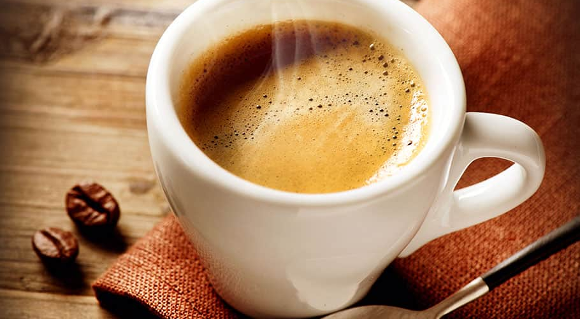
#> input picture cofee.png, 580 x 319 px
$ python opencv.py
#> lines starting #> are read from the running program, lines starting #| are printed output that depends on the picture; after the words box and inside, x2 and y2 are one past the last pixel; in counts of white or black regions, pixels touching at a corner belong together; long printed decimals are rounded
from __future__ import annotations
from abc import ABC, abstractmethod

import cv2
import numpy as np
from enum import Enum
import matplotlib.pyplot as plt
from scipy.stats import skew, kurtosis


class MyFig():

    def __init__(self, r: int, c: int):
        """
        :param r: count of rows on figure
        :param c: count of colums on figure
        """

        self.fig, self.ax = plt.subplots(r, c, gridspec_kw={'height_ratios': [1 for i in range(r)],
                                                            'width_ratios': [1 for i in range(c)]})

    def get_ax(self, i: int, j: int):
        return self.ax[i, j]

    def show(self):
        plt.show()


def open_img(path: str = "") -> np.ndarray:
    path_to_file = path or input("Enter path to image: \t")
    img = cv2.imread(path_to_file, cv2.IMREAD_COLOR)
    if img is None:
        print("Can't open image:(")
        return None

    return img


# [28 lines left out: functions plot, unite_plot_vp_and_hp, not called in this run]


def unite_plot_new(fig: MyFig, img: np.darray, hp: np.ndarray, vp: np.ndarray) -> MyFig:
    ax = fig.get_ax(0, 0)
    ax.imshow(img)

    ax = fig.get_ax(0, 1)
    ax.plot(hp, range(hp.size))
    ax.invert_xaxis()
    ax.invert_yaxis()
    ax.legend("H")
    ax.grid()

    ax = fig.get_ax(1, 0)
    ax.plot(range(vp.size), vp)
    ax.legend("Vertical projection")
    ax.set_xlim((0, vp.size))
    ax.grid()

    ax = fig.get_ax(1, 1)
    ax.axis("off")

    return fig


def add_minimums_to_ax(fig: MyFig, array: np.ndarray, i: int, j: int, is_inverted: bool = False) -> MyFig:
    """
    :param fig: figure on which data is shown
    :param array: array of data to show
    :param i: row num of subplot
    :param j: column num of subplot
    :param is_inverted: True - if inverted, otherwise False
    :return: MyFig
    """

    ax = fig.get_ax(i, j)
    nums = local_minimum_numlist(array)
    list_of_values = [array[i] for i in nums]

    if is_inverted:
        ax.plot(list_of_values, nums, linestyle='', marker='.')
    else:
        ax.plot(nums, list_of_values, linestyle='', marker='.')

    return fig


def color_to_bw(img: np.ndarray, color_component: int = 0) -> np.ndarray:
    """
    color_component:
        0 - red
        1 - green
        2 - blue
    """

    img_gray = img.copy()
    match (color_component):
        case 0:
            for i in range(img_gray.shape[0]):
                for j in range(img_gray.shape[1]):
                    (_, _, r) = img_gray[i, j]
                    gray = 0 if r <= 256 / 2 else 255
                    img_gray[i, j] = gray
        case 1:
            for i in range(img_gray.shape[0]):
                for j in range(img_gray.shape[1]):
                    (_, g, _) = img_gray[i, j]
                    gray = 0 if g <= 256 / 2 else 255
                    img_gray[i, j] = gray
        case 2:
            for i in range(img_gray.shape[0]):
                for j in range(img_gray.shape[1]):
                    (b, _, _) = img_gray[i, j]
                    gray = 0 if b <= 256 / 2 else 255
                    img_gray[i, j] = gray

    return img_gray


def color_to_gray(img: np.ndarray) -> np.ndarray:
    img_gray = img.copy()

    for i in range(img_gray.shape[0]):
        for j in range(img_gray.shape[1]):
            (r, g, b) = img_gray[i, j, ::-1]
            gray = int((max(r, g, b) + min(r, g, b)) / 2)
            img_gray[i, j] = gray % 255

    return img_gray


def compute_statistics(projection: np.ndarray) -> dict:
    stats = {
        "Mean": np.mean(projection),
        "Median": np.median(projection),
        "Variance": np.var(projection),
        "Std Dev": np.std(projection),
        "Min": np.min(projection),
        "Max": np.max(projection),
        "Skewness": skew(projection),
        "Kurtosis": kurtosis(projection)
    }
    return stats


def vertical_proection(img: np.ndarray) -> np.ndarray:
    if img.size == img.shape[0] * img.shape[1]:
        v_pr = np.zeros(img.shape[1])
        for i in range(img.shape[1]):
            for j in range(img.shape[0]):
                v_pr[i] += img[j, i]

        v_pr = v_pr.astype(int)
    else:
        arr1 = vertical_proection(img[:, :, 0])
        arr2 = vertical_proection(img[:, :, 1])
        arr3 = vertical_proection(img[:, :, 2])
        v_pr = np.zeros((arr1.size, 3))
        for i in range(arr1.size):
            v_pr[i, 0] = arr1[i]
            v_pr[i, 1] = arr2[i]
            v_pr[i, 2] = arr3[i]

    return v_pr


# produce matrix with rows HEIGHT (img.shape[1]) and cols (img.shape[2])
# if its 3 colored, then colors will be in (b, g, r)
def horizontal_proection(img: np.ndarray) -> np.ndarray:
    if img.size == img.shape[0] * img.shape[1]:
        h_pr = np.zeros(img.shape[0])
        for i in range(img.shape[0]):
            for j in range(img.shape[1]):
                h_pr[i] += img[i, j]

        h_pr = h_pr.astype(int)
    else:
        arr1 = horizontal_proection(img[:, :, 0])
        arr2 = horizontal_proection(img[:, :, 1])
        arr3 = horizontal_proection(img[:, :, 2])
        h_pr = np.zeros((arr1.size, 3))
        for i in range(arr1.size):
            h_pr[i, 0] = arr1[i]
            h_pr[i, 1] = arr2[i]
            h_pr[i, 2] = arr3[i]

    return h_pr


# Send ONLY one dimensional array
# Produce list of nums of minimum, that is less than average value
# [17 lines left out: function local_minimum_list, not called in this run]


def local_minimum_numlist(array: np.ndarray) -> list:
    """
    :param array: one dimensional array of any projection
    :return: list with element nums of minimums
    """
    res = list()
    for i in range(1, array.shape[0] - 1):
        if array[i] < array[i - 1] and array[i] < array[i + 1]:
            res.append(i)

    return res


class MODE(Enum):
    TEST = 0
    RUN = 1


def client(mode: MODE, img_name: str) -> None:
#> called with img_name = 'cofee.png'
    if mode == MODE.TEST:
        img = open_img(img_name)
#> in open_img, img is the input picture: shape (319, 580, 3); mean B, G, R 91.7, 124.8, 167.2
    else:
        img = open_img()

    if img is None:
        return

    if IS_SHOW_ORIGINAL_IMG:
        cv2.imshow("Your image", img)
        cv2.waitKey(0)

    bw_img = color_to_bw(img, 2)
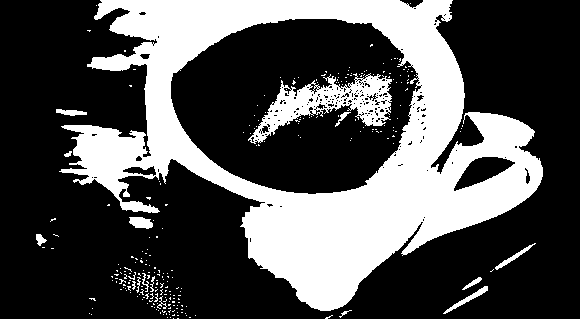
#> bw_img: shape (319, 580, 3); 31.7% white; 262 white regions (246 under 20 px), largest, box (x1, y1, x2, y2) and area: (59, 0, 543, 311) 53095, (248, 73, 392, 144) 3741, (443, 286, 488, 314) 220
    gray_img = color_to_gray(img)
#> after the loop in color_to_gray, `for i in range(img_gray.shape[0]):`:
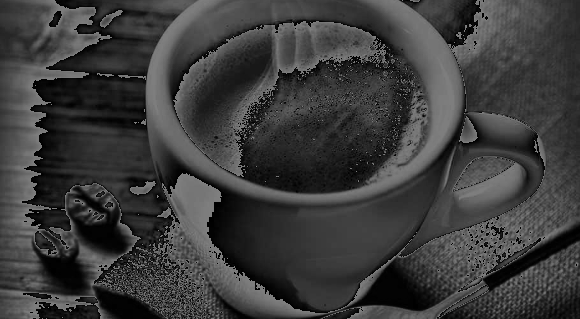
#> img_gray: shape (319, 580, 3); min 0, max 127, mean 60

    cv2.imwrite("bw_img.png", bw_img)
    cv2.imwrite("gray_img.png", gray_img)

    if IS_SHOW_PRODUCED_IMG:
        cv2.imshow("BW_image (blue_component)", bw_img)
        cv2.imshow("gray_image", gray_img)
        cv2.waitKey(0)

    # Расчитать ряды данных вертикальных и горизонатльных проекций

    hp_res_for_gray = horizontal_proection(gray_img)
#> in horizontal_proection, `arr1 = horizontal_proection(img[:, :, 0])`: arr1 = 319 values, max 43091 at index 194, min 23980 at index 318, mean 34772.4
#> in horizontal_proection, `arr2 = horizontal_proection(img[:, :, 1])`: arr2 has the same summary as arr1
#> in horizontal_proection, `arr3 = horizontal_proection(img[:, :, 2])`: arr3 has the same summary as arr1
#> after the loop in horizontal_proection, `for i in range(arr1.size):`: h_pr = 319 rows, first 8: [40569, 40569, 40569], [40401, 40401, 40401], [40106, 40106, 40106], [40289, 40289, 40289], [40328, 40328, 40328], [39806, 39806, 39806], [39926, 39926, 39926], [42050, 42050, 42050]
#> hp_res_for_gray has the same summary as h_pr in horizontal_proection

    vp_res_for_gray = vertical_proection(gray_img)
#> in vertical_proection, `arr1 = vertical_proection(img[:, :, 0])`: arr1 = 580 values, max 29083 at index 29, min 11344 at index 117, mean 19124.8
#> in vertical_proection, `arr2 = vertical_proection(img[:, :, 1])`: arr2 has the same summary as arr1
#> in vertical_proection, `arr3 = vertical_proection(img[:, :, 2])`: arr3 has the same summary as arr1
#> after the loop in vertical_proection, `for i in range(arr1.size):`: v_pr = 580 rows, first 8: [18296, 18296, 18296], [18706, 18706, 18706], [19271, 19271, 19271], [19845, 19845, 19845], [20159, 20159, 20159], [20659, 20659, 20659], [20919, 20919, 20919], [21393, 21393, 21393]
#> vp_res_for_gray has the same summary as v_pr in vertical_proection

    if IS_SHOW_DISTINCT_GRAPHICS_FOR_PROJECTIONS:
        plt.plot(hp_res_for_gray[:, 0], linestyle='--', marker='.')
        plt.title("HP")
        nums = local_minimum_numlist(hp_res_for_gray[:, 0])
        vals = [hp_res_for_gray[i, 0] for i in nums]
        plt.plot(nums, vals, linestyle='', marker='.')
        plt.show()

        plt.plot(vp_res_for_gray[:, 0], linestyle='--', marker='.')
        nums = local_minimum_numlist(vp_res_for_gray[:, 0])
        vals = [vp_res_for_gray[i, 0] for i in nums]
        plt.plot(nums, vals, linestyle='', marker='.')
        plt.title("VP")
        plt.show()

    # Знаходження локальних мінімумов горизонтальної та вертикальної проекцій

    # use local_minimum_numlist

    # Отрисовка графиков проеций и изображения
    fig = MyFig(2, 2)

    unite_plot_new(fig, gray_img, hp_res_for_gray[:, 0], vp_res_for_gray[:, 0])
    add_minimums_to_ax(fig, hp_res_for_gray[:, 0], 0, 1, True)
#> after the loop in local_minimum_numlist, `for i in range(1, array.shape[0] - 1):`: res = 76 values from 2 to 312
#> in add_minimums_to_ax, `list_of_values = [array[i] for i in nums]`: list_of_values = 76 values, max 42022 at index 2, min 29202 at index 62, mean 34025.9
    add_minimums_to_ax(fig, vp_res_for_gray[:, 0], 1, 0)

    fig.show()
#> in show, `plt.show()`:
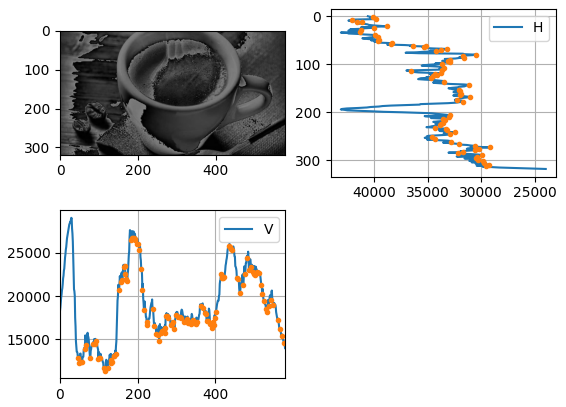
#> figure drawn by matplotlib, 3 panels; panel 3: curve peaks at x = 29, y = 29083; panel 3: curve peaks at x = 188, y = 26797

    # Обчислення характериситик

    statistic_for_hp = compute_statistics(hp_res_for_gray[:, 0])
#> in compute_statistics, `stats = { "Mean": np.mean(projection), "Median": np.median(projection)..`: stats = {'Mean': 34772.4, 'Median': 33852, 'Variance': 13929114.2, 'Std Dev': 3732.2, 'Min': 23980, 'Max': 43091, 'Skewness': 0.566, 'Kurtosis': -0.393}
#> statistic_for_hp has the same summary as stats in compute_statistics
    statistic_for_vp = compute_statistics(vp_res_for_gray[:, 0])
#> statistic_for_vp = {'Mean': 19124.8, 'Median': 18259, 'Variance': 17830872.3, 'Std Dev': 4222.7, 'Min': 11344, 'Max': 29083, 'Skewness': 0.298, 'Kurtosis': -0.753}

    print("Infromation about statistic for horizontal proection:")
    for i in statistic_for_hp:
        print(f"{i}: {statistic_for_hp.get(i)}")
#> this loop made 8 passes
#> i on passes 1 to 8: 'Mean', 'Median', 'Variance', 'Std Dev', 'Min', 'Max', 'Skewness', 'Kurtosis'
#| Mean: 34772.382
#| Median: 33852.0
#| Variance: 13929114.173
#| Std Dev: 3732.173
#| Min: 23980.0
#| Max: 43091.0
#| Skewness: 0.5655
#| Kurtosis: -0.3934

    print()
    print("Infromation about statistic for vertical proection:")
    for i in statistic_for_vp:
        print(f"{i}: {statistic_for_vp.get(i)}")


class Tests:
    # [26 lines left out: functions is_eq, test_hp, test_img, not called in this run]

    @staticmethod
    def test_ndarray():
        pass

    # [5 lines left out: function test_localminimum, not called in this run]


IS_SHOW_ORIGINAL_IMG = False
IS_SHOW_PRODUCED_IMG = False
IS_SHOW_DISTINCT_GRAPHICS_FOR_PROJECTIONS = False

if __name__ == "__main__":
    client(MODE.TEST, "cofee.png")
